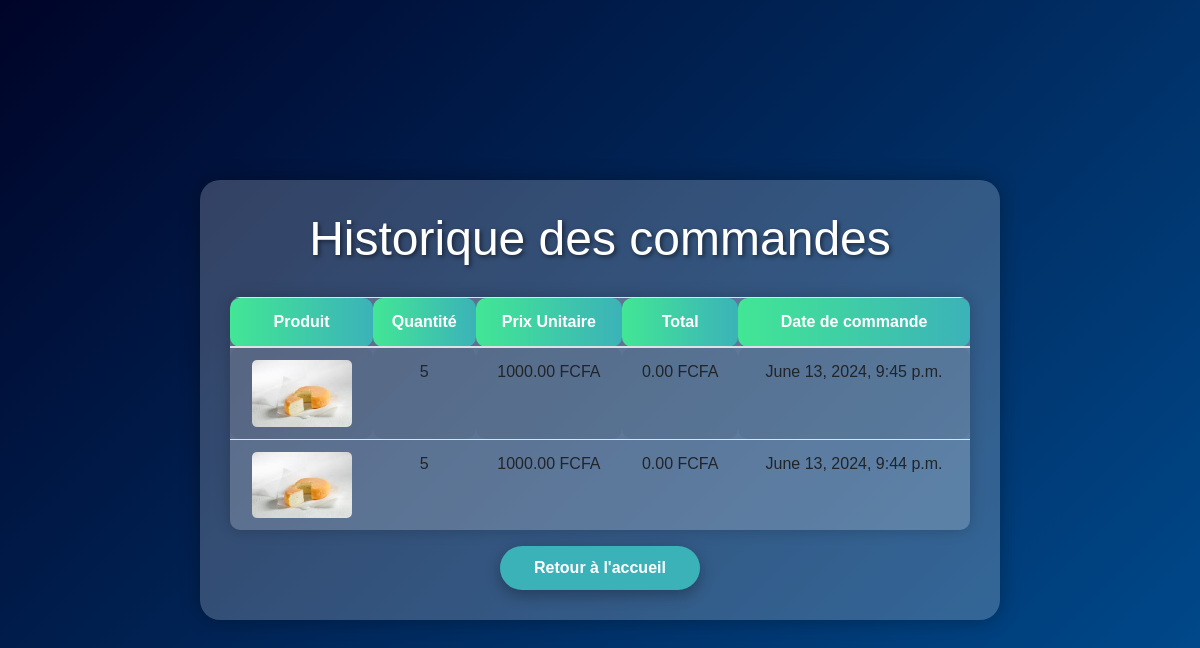
/historique-commandes/ (signed in), run on the app's committed database.
### blog/models.py (models this page shows, shortened)
class CommandeHistorique(models.Model):
    user = models.ForeignKey(User, on_delete=models.CASCADE)
    produit = models.ForeignKey(Article, on_delete=models.CASCADE)
    quantite = models.PositiveIntegerField()
    prix_unitaire = models.DecimalField(max_digits=10, decimal_places=2)
    total = models.DecimalField(max_digits=10, decimal_places=2)
    date_commande = models.DateTimeField(auto_now_add=True)

class Article(models.Model):
    title = models.CharField(max_length=50)
    category = models.ForeignKey(Category, on_delete=models.CASCADE)
    desc = models.TextField()
    image = models.ImageField()
    created_at = models.DateTimeField(auto_now_add=True)
    updated_at = models.DateTimeField(auto_now=True)
    prix = models.DecimalField(max_digits=10, decimal_places=2)
    stock = models.PositiveIntegerField(default=0)
    modes_paiement = models.CharField(max_length=100, choices=[
        ('orange_money', 'Orange Money'),
        ('money_gram', 'Money Gram'),
        ('carte_visa', 'Carte Visa')
    ])

### blog/views.py (the view)
# urls.py: path('historique-commandes/', historique_commandes, name='historique_commandes'),
@login_required
def historique_commandes(request):
    commandes = CommandeHistorique.objects.filter(user=request.user).order_by('-date_commande')
    return render(request, 'historique_commandes.html', {'commandes': commandes})

### blog/templates/historique_commandes.html (shortened to what this page needs)
<!DOCTYPE html>
<html lang="fr">
<head>
    <link rel="stylesheet" href="https://stackpath.bootstrapcdn.com/bootstrap/4.5.2/css/bootstrap.min.css">
    <link rel="stylesheet" href="https://cdnjs.cloudflare.com/ajax/libs/font-awesome/5.15.1/css/all.min.css">
</head>
<body>
    <div class="content">
        <h1>Historique des commandes</h1>
        <table class="table table-striped table-hover">
            <thead>
                <tr>
                    <th>Produit</th>
                    <th>Quantité</th>
                    <th>Prix Unitaire</th>
                    <th>Total</th>
                    <th>Date de commande</th>
                </tr>
            </thead>
            <tbody>
                {% for commande in commandes %}
                <tr>
                    <td><img src="{{ commande.produit.image.url }}" alt="{{ commande.produit.title }}" style="max-width: 100px; border-radius: 5px;"></td>
                    <td>{{ commande.quantite }}</td>
                    <td>{{ commande.prix_unitaire }} FCFA</td>
                    <td>{{ commande.total }} FCFA</td>
                    <td>{{ commande.date_commande }}</td>
                </tr>
                {% endfor %}
            </tbody>
        </table>
        <a href="{% url 'fromage' %}" class="btn-retour">Retour à l'accueil</a>
    </div>
</body>
</html>

### blog/templates/historique_commandes.html (style rules this page uses)
body { background: linear-gradient(135deg, #000428, #004e92); font-family: 'Arial', sans-serif; color: #fff; margin: 0; padding: 0; display: flex; justify-content: center; align-items: center; min-height: 100vh; }
.content { background: rgba(255, 255, 255, 0.2); padding: 30px; border-radius: 20px; box-shadow: 0 0 20px rgba(0, 0, 0, 0.3); overflow-x: auto; max-width: 90%; width: 800px; animation: fadeIn 2s ease; }
h1 { text-align: center; margin-bottom: 30px; font-size: 3em; color: #fff; text-shadow: 2px 2px 4px rgba(0, 0, 0, 0.5); }
table { width: 100%; margin-bottom: 20px; border-collapse: collapse; background-color: rgba(255, 255, 255, 0.2); box-shadow: 0 0 15px rgba(0, 0, 0, 0.2); border-radius: 10px; overflow: hidden; animation: slideInLeft 2s ease; }
th, td { padding: 15px; text-align: center; border-radius: 10px; animation: zoomIn 1.5s ease; }
thead th { background: linear-gradient(to right, #42e695, #3bb2b8); color: #fff; }
tbody tr { transition: background-color 0.3s ease; }
.btn-retour { display: block; width: 200px; margin: 0 auto; padding: 10px; background-color: #3bb2b8; color: #fff; border: none; border-radius: 30px; text-align: center; text-decoration: none; font-weight: bold; box-shadow: 0 5px 15px rgba(0, 0, 0, 0.3); transition: background-color 0.3s ease, transform 0.3s ease, box-shadow 0.3s ease; animation: slideInUp 2s ease; }

### data on the page
CommandeHistorique: produit.image (picture), quantite "5", prix_unitaire "1000.00", total "0.00", date_commande "June 13, 2024, 9:45 p.m."
CommandeHistorique: produit.image (picture), quantite "5", prix_unitaire "1000.00", total "0.00", date_commande "June 13, 2024, 9:44 p.m."
